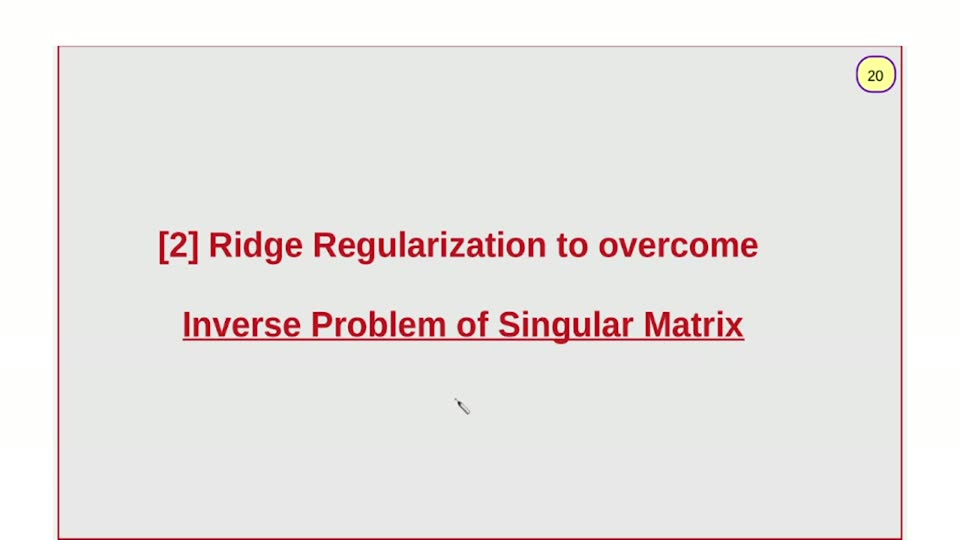
#> input picture videos/machine-learning/03_ridger_regression_gradient_descent/unique_slides/slide_020.jpg, 960 x 540 px, found by its file name
$ python scan_artifacts.py
#> lines starting #> are read from the running program, lines starting #| are printed output that depends on the picture; after the words box and inside, x2 and y2 are one past the last pixel; in counts of white or black regions, pixels touching at a corner belong together
from PIL import Image
import numpy as np
im = Image.open('/home/ahmed/Projects/ai_llm_slides/videos/deep-learning/001_transformers_part1/unique_slides/slide_020.jpg').convert('RGB')
#> im is the input picture: PIL image 960x540 RGB; mean R, G, B 233.7, 229.8, 228.2
a = np.asarray(im).astype(int)
r, g, b = a[...,0], a[...,1], a[...,2]
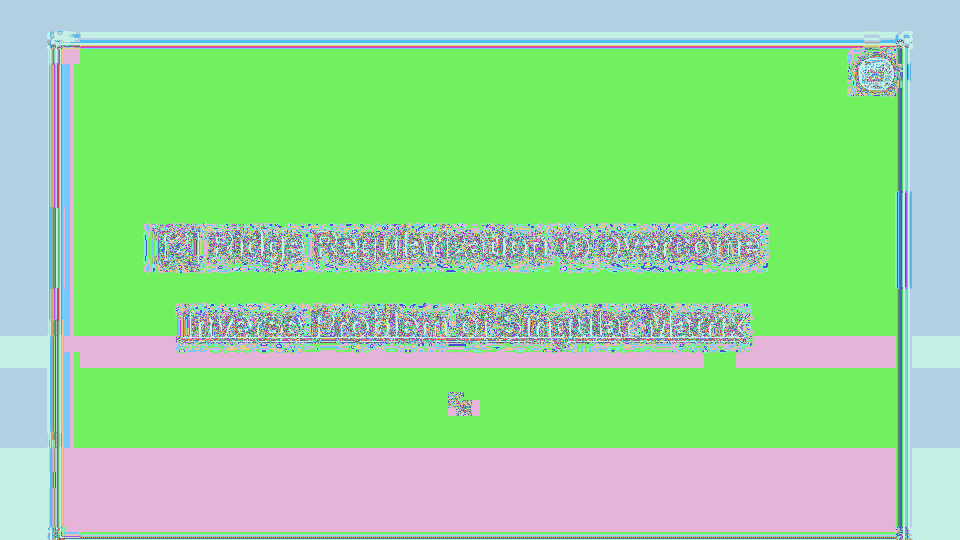
#> r: shape (540, 960) int64; 204 distinct labels, from 17 to 255; one colour per label, 0 black
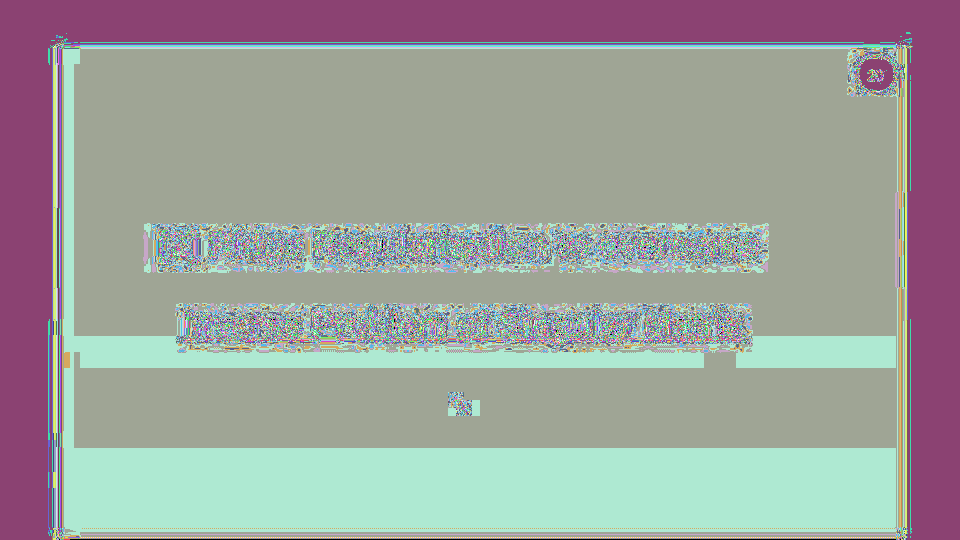
#> g: shape (540, 960) int64; 256 distinct labels, from 0 to 255; one colour per label, 0 black
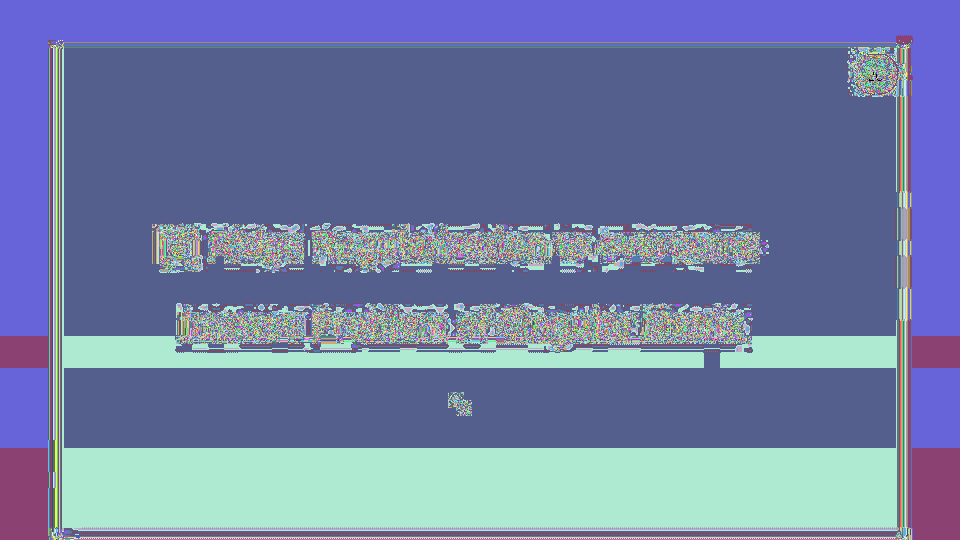
#> b: shape (540, 960) int64; 255 distinct labels, from 0 to 255; one colour per label, 0 black
# dark pixels (cursor is black)
dark = (r < 90) & (g < 90) & (b < 90)
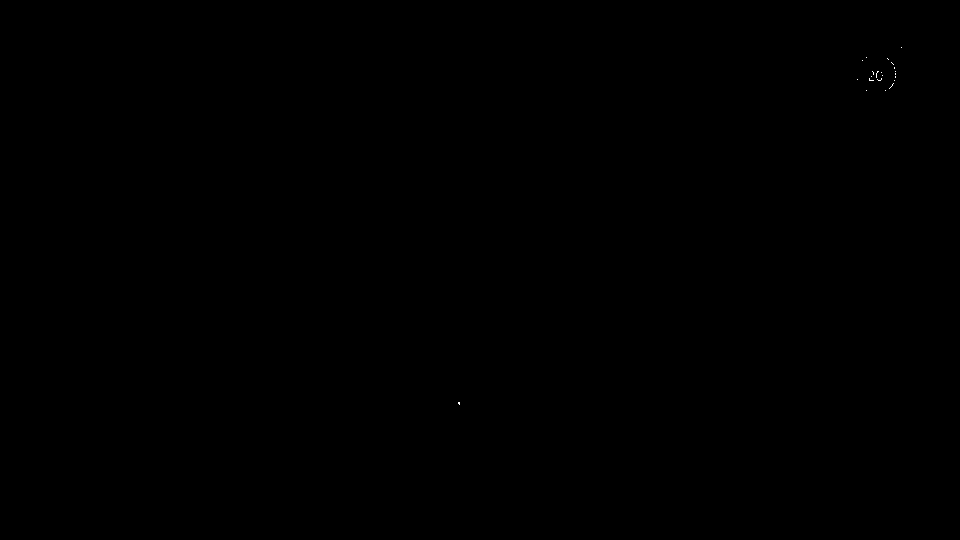
#> dark: shape (540, 960) bool; 0.01% white in thin lines or dots, all inside (x1, y1, x2, y2) = (458, 47, 902, 405)
ys, xs = np.nonzero(dark)
#> ys = 58 values from 47 to 404; xs = 58 values, max 901 at index 0, min 458 at index 53, mean 844.7
print("dark px:", len(xs))
#| dark px: 58
if len(xs):
    print("dark bbox x", xs.min(), xs.max(), "y", ys.min(), ys.max())
#| dark bbox x 458 901 y 47 404
    # cluster roughly: histogram by 40px cells
    from collections import Counter
    cells = Counter((x//40*40, y//40*40) for x, y in zip(xs, ys))
#> cells = {(880, 40): 17, (840, 40): 19, (840, 80): 8, (880, 80): 9, (440, 400): 5}
    print("dark clusters (cell, count):", cells.most_common(10))
#| dark clusters (cell, count): [((840, 40), 19), ((880, 40), 17), ((880, 80), 9), ((840, 80), 8), ((440, 400), 5)]
# non-white, non-gray, non-red, non-yellow, non-purple pixels anywhere?
other = ~(((r>225)&(g>225)&(b>225)) | ((abs(r-233)<12)&(abs(g-233)<12)&(abs(b-231)<14)) |
          ((r>120)&(r-g>60)&(r-b>60)) | ((r>200)&(g>200)&(b<170)) |
          ((b>140)&(r>70)&(r<190)&(b-g>35)))
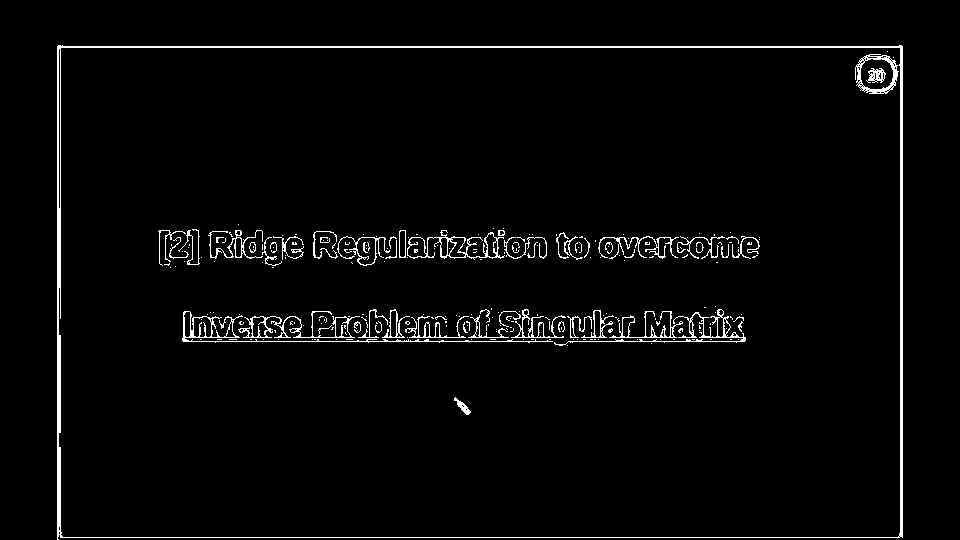
#> other: shape (540, 960) bool; 2.8% white in thin lines or dots, all inside (x1, y1, x2, y2) = (57, 45, 903, 540)
ys2, xs2 = np.nonzero(other)
#> ys2 = 14558 values from 45 to 539; xs2 = 14558 values, max 902 at index 852, min 57 at index 7, mean 477.3
print("other px:", len(xs2))
#| other px: 14558
if len(xs2):
    from collections import Counter
    cells2 = Counter((x//60*60, y//60*60) for x, y in zip(xs2, ys2))
#> cells2 = 87 items
    print("other clusters:", cells2.most_common(12))
#> (printed output is left out)

$ run again, with videos/machine-learning/03_ridger_regression_gradient_descent/unique_slides/slide_002.jpg copied over videos/machine-learning/03_ridger_regression_gradient_descent/unique_slides/slide_020.jpg
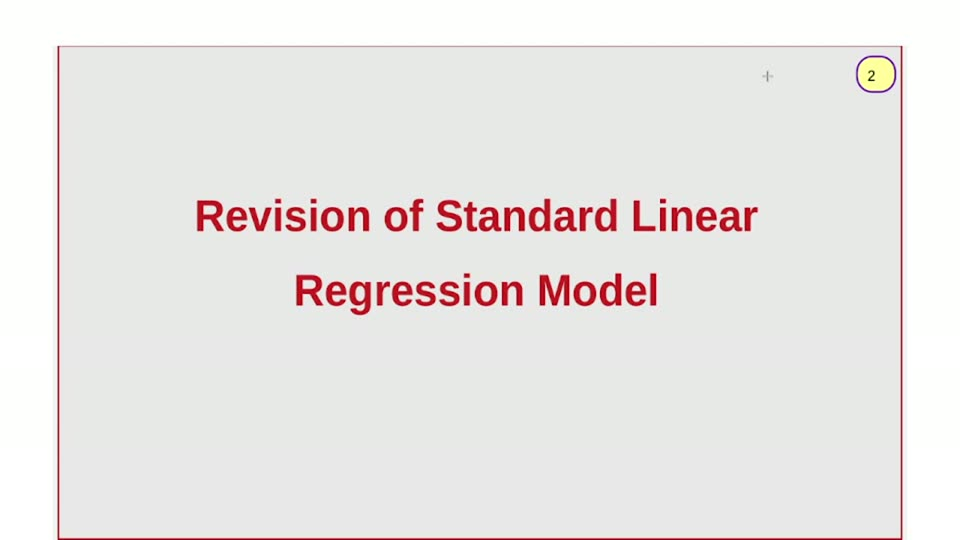
#> input picture videos/machine-learning/03_ridger_regression_gradient_descent/unique_slides/slide_002.jpg, 960 x 540 px, found by its file name
#> im is the input picture: PIL image 960x540 RGB; mean R, G, B 233.9, 230.3, 228.7
#> r: shape (540, 960) int64; 197 distinct labels, from 16 to 255
#> g: shape (540, 960) int64; 256 distinct labels, from 0 to 255
#> `r, g, b = a[...,0], a[...,1], a[...,2]`:
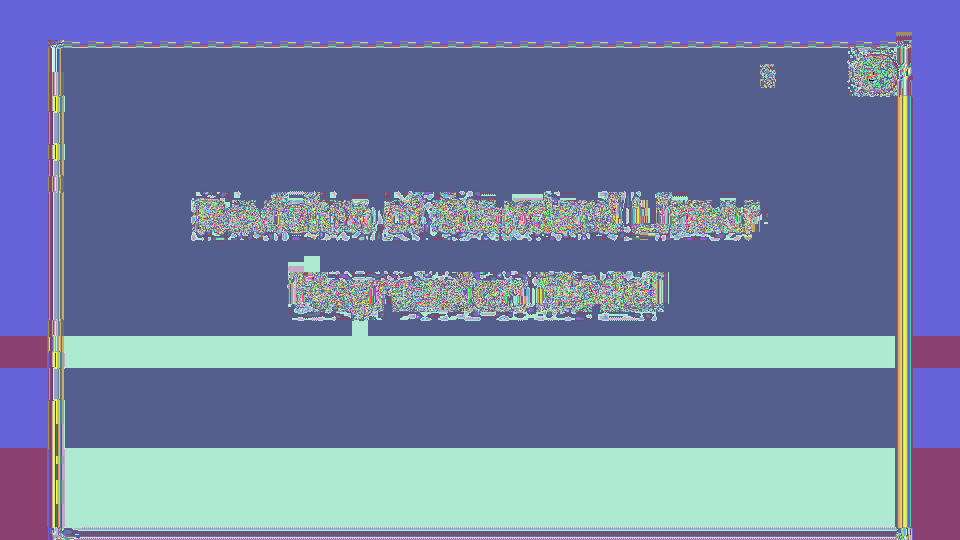
#> b: shape (540, 960) int64; 251 distinct labels, from 0 to 255; one colour per label, 0 black
#> dark: shape (540, 960) bool; 0.01% white in thin lines or dots, all inside (x1, y1, x2, y2) = (857, 57, 896, 89)
#> ys = 35 values from 57 to 88; xs = 35 values, max 895 at index 11, min 857 at index 22, mean 883.3
#| dark px: 35
#| dark bbox x 857 895 y 57 88
#> cells = {(840, 40): 9, (880, 40): 15, (840, 80): 5, (880, 80): 6}
#| dark clusters (cell, count): [((880, 40), 15), ((840, 40), 9), ((880, 80), 6), ((840, 80), 5)]
#> `other = ~(((r>225)&(g>225)&(b>225)) | ((abs(r-233)<12)&(abs(g-233)<12)..`:
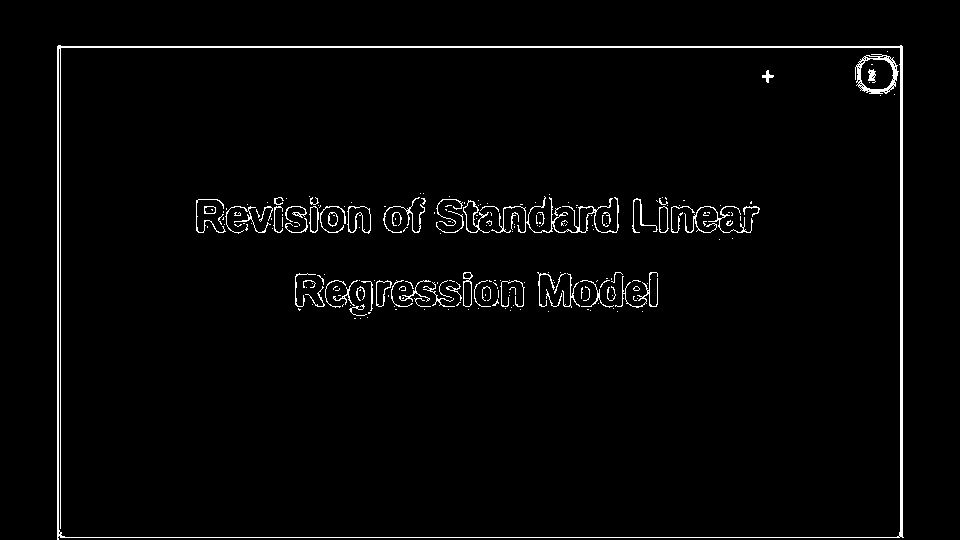
#> other: shape (540, 960) bool; 2.3% white in thin lines or dots, all inside (x1, y1, x2, y2) = (57, 45, 904, 540)
#> ys2 = 11760 values from 45 to 539; xs2 = 11760 values, max 903 at index 11755, min 57 at index 5, mean 497.5
#| other px: 11760
#> cells2 = 79 items
#> (printed output is left out)

$ run again, with videos/machine-learning/03_ridger_regression_gradient_descent/unique_slides/slide_003.jpg copied over videos/machine-learning/03_ridger_regression_gradient_descent/unique_slides/slide_020.jpg
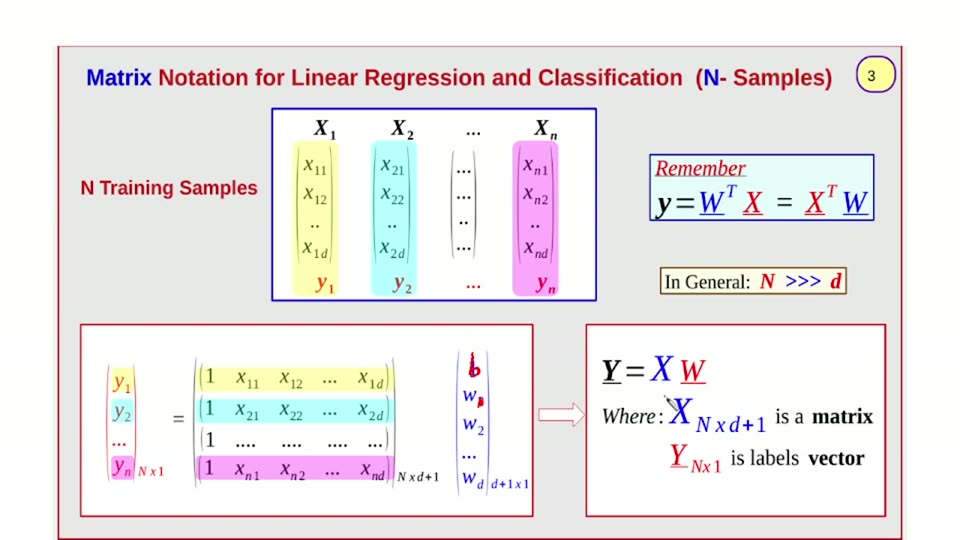
#> input picture videos/machine-learning/03_ridger_regression_gradient_descent/unique_slides/slide_003.jpg, 960 x 540 px, found by its file name
#> im is the input picture: PIL image 960x540 RGB; mean R, G, B 236.7, 232.9, 233.6
#> `dark = (r < 90) & (g < 90) & (b < 90)`:
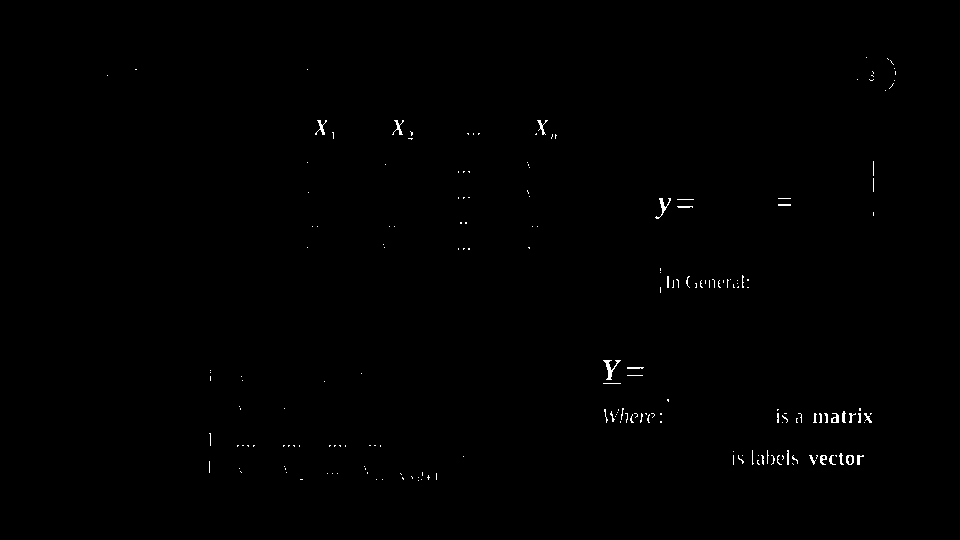
#> dark: shape (540, 960) bool; 0.35% white in thin lines or dots, all inside (x1, y1, x2, y2) = (107, 57, 896, 481)
#> ys = 1836 values from 57 to 480; xs = 1836 values, max 895 at index 13, min 107 at index 19, mean 667
#| dark px: 1836
#| dark bbox x 107 895 y 57 480
#> cells = 65 items
#| dark clusters (cell, count): [((600, 360), 170), ((840, 400), 130), ((800, 400), 128), ((760, 440), 118), ((840, 440), 110), ((800, 440), 105), ((600, 400), 98), ((640, 200), 74), ((520, 120), 68), ((680, 280), 60)]
#> `other = ~(((r>225)&(g>225)&(b>225)) | ((abs(r-233)<12)&(abs(g-233)<12)..`:
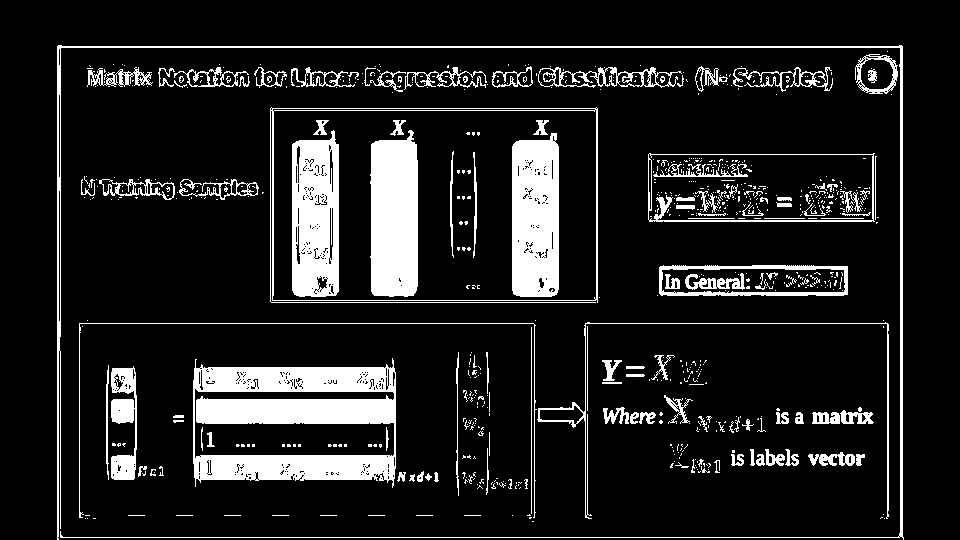
#> other: shape (540, 960) bool; 12.8% white; 735 white regions (608 under 20 px), largest, box (x1, y1, x2, y2) and area: (193, 358, 396, 488) 14730, (370, 130, 418, 297) 7310, (512, 133, 559, 297) 7080
#| other px: 66312
#> cells2 = 142 items
#> (printed output is left out)
